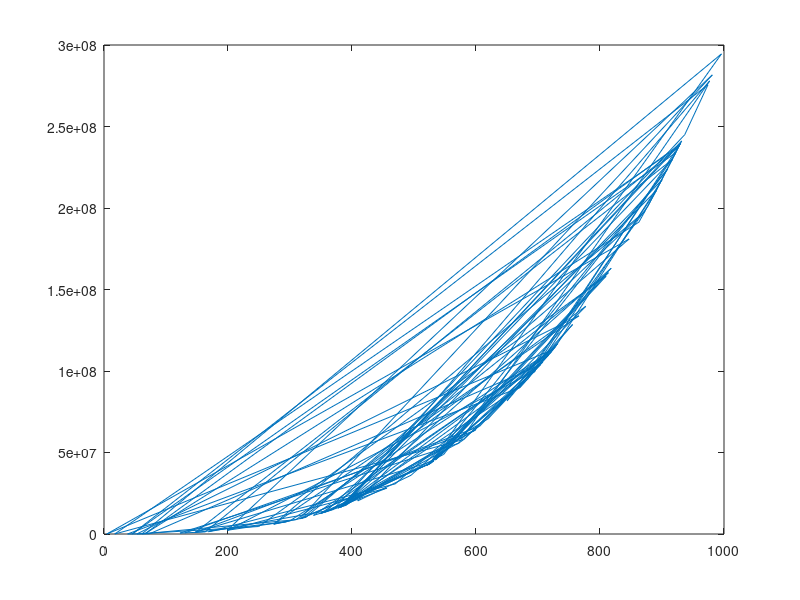

Recreate this plot in MATLAB. (Note: this script raises an error after producing the figure.)
%BASIC MATLAB OPERATIONS

%Q1
a=cos(0):0.02:log10(100);
[rows, columns] = size(a);
elementCount=rows*columns
element25=a(25)

%% %Q2
randArray=500*rand(50,50);
[rows, columns] = size (randArray);
randArrayLogical=randArray > 400;
count=0;
for i=1:rows
    for j=1:columns
        count=count+randArrayLogical(i,j);
    end
end
countOver400=count

% did it a second way to check my work
% count=0;
% for i=1:rows
%     for j=1:columns
%         if randArray(i,j)>400
%         count=count+1;
%         j=j+1;
%         end
%     end 
%     i=i+1;
%     end 
%  
% count
%% %Q3
m=zeros(100,2);
i=0;
for i=1:100
    x=1000*rand();
    m(i,1)=x;
    y=0.3*x^3-2*x^2+200*x;
    m(i,2)=y;
    i=i+1;
end 
plot(m(:,1),m(:,2))


%% %Q4
binaryMatrix=m>=350;
binaryVector=MatToVec(binaryMatrix);
plot(binaryVector);
% this plot is weird bc binary
%% IMPORTING/EXPORTING DATA

readData='ny_Harbor_ConvGas.xls';
[NUM WORD COMBINED]= xlsread(readData, 'Data 1');
matrix=NUM;
[rows, ~]=size(NUM);

%eliminating 1986 because only partial data
matrix= matrix(11:rows,:);
[rows, ~]=size(matrix);

%creating new array with enough rows for yearly average only
rows=int8(rows/12);
averageArray=zeros(rows,2);

%calculating mean and year and adding these values to new array
[rowsAv, columnsAv]=size(averageArray);
j=1;
for i=1:rowsAv-1
    averageArray(i,1)=1986+i;
    averageArray(i,2)=mean(matrix(j:j+11,2));
    j=j+12;
    i=i+1;
end 

%eliminating partial monthly data for 2017
[rows, columns] = size(averageArray);
rows=int8(rows-1);
averageArray=averageArray(1:rows,:);

%writing to new csv file
csvwrite('monthly_average_price.csv',averageArray);

%% PLOTTING

%Q1
t=0:0.01:5;
s=2*sin(3*t+2)+sqrt(5*t+1);
plot(t,s)
ylabel('Speed(ft/s)')
xlabel('Time(s)')
title('Relationship between Speed and Time')
%% Q2 Sub plot

x=0:0.1:1.5;
y=4*sqrt(6*x+1);
z=5*exp(0.3*x)-2*x;

subplot(1,2,1);
plot(x,y,'m');
xlabel('Distance(m)');
ylabel('Force(N)');
title('Distance vs. Force: Plot 1')
legend('4*sqrt(6x+1)')

subplot (1,2,2);
plot(x,z,'c');
xlabel('Distance(m)');
ylabel('Force(N)');
title('Distance vs. Force: Plot 2')
legend('5*exp(0.3x)-2x')
%% Q2 Same plot
x=0:0.1:1.5;
y=4*sqrt(6*x+1);
z=5*exp(0.3*x)-2*x;

plot(x,y,'m',x,z,'c');
xlabel('Distance(m)');
ylabel('Force(N)');
title('Relationship between Distance and Force')

legend('4*sqrt(6x+1)', '5*exp(0.3x)-2x')
%% Q3
x=1:50;
y=1:50;
[X,Y] = meshgrid(x,y);

%why does it have to be in a for loop?
%z=((-2.5+X)/10).^2+((-2.5+Y)/10).^2

for i=1:50
    for j=1:50
        z(i,j)=((-2.5+X(i,j))/10).^2+((-2.5+Y(i,j))/10).^2;
        j=j+1;
    end
    i=i+1;
end
z;
surf(X,Y,z)
title('Surf Function')
xlabel('X');
ylabel('Y');
zlabel('Z');
%% Q4

speedMax=25; %ft/s
packageWeight=20; %lb
packageWidth= 12; %in
packageHeight= 12; %in
packageLength = 8; %in

packageVolume=packageWidth*packageHeight*packageLength;


g=32.2; %ft/s^2

h=0.5*speedMax.^2/g; %ft

%tMax=speedMax/g %s
%h=0.5*g*tMax.^2 %ft
if h > 4
    disp ('The packaging can protect the package (so long as it is only dropped below '+ string(h)+' feet)')
else 
    disp ('The packaging cannot protect the package')
end 

maxHeight=4; %ft
vMax=sqrt(2*g*maxHeight);
disp('Assuming the maximum height of dropping is 4 feet, the package will hit the ground at a maximum of ' +string(vMax)+ ' ft/sec')
